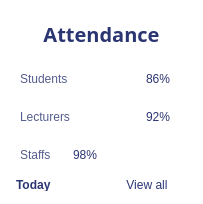
       <widget class="QFrame" name="frame_9">
        <property name="maximumSize">
         <size>
          <width>320</width>
          <height>332</height>
         </size>
        </property>
        <property name="styleSheet">
         <string notr="true">background-color: rgb(255,255,255);
border-radius: 20px;
</string>
        </property>
        <property name="frameShape">
         <enum>QFrame::StyledPanel</enum>
        </property>
        <property name="frameShadow">
         <enum>QFrame::Raised</enum>
        </property>
        <layout class="QGridLayout" name="gridLayout_14" rowstretch="0,0,0">
         <item row="1" column="0">
          <widget class="QFrame" name="frame_24">
           <property name="maximumSize">
            <size>
             <width>320</width>
             <height>282</height>
            </size>
           </property>
           <property name="frameShape">
            <enum>QFrame::StyledPanel</enum>
           </property>
           <property name="frameShadow">
            <enum>QFrame::Raised</enum>
           </property>
           <layout class="QGridLayout" name="gridLayout_55">
            <property name="leftMargin">
             <number>0</number>
            </property>
            <property name="topMargin">
             <number>0</number>
            </property>
            <property name="rightMargin">
             <number>0</number>
            </property>
            <property name="bottomMargin">
             <number>0</number>
            </property>
            <item row="0" column="0">
             <widget class="QFrame" name="frame_65">
              <property name="maximumSize">
               <size>
                <width>16777215</width>
                <height>70</height>
               </size>
              </property>
              <property name="frameShape">
               <enum>QFrame::StyledPanel</enum>
              </property>
              <property name="frameShadow">
               <enum>QFrame::Raised</enum>
              </property>
              <layout class="QGridLayout" name="gridLayout_86">
               <property name="leftMargin">
                <number>0</number>
               </property>
               <property name="topMargin">
                <number>0</number>
               </property>
               <property name="rightMargin">
                <number>0</number>
               </property>
               <property name="bottomMargin">
                <number>0</number>
               </property>
               <property name="verticalSpacing">
                <number>0</number>
               </property>
               <item row="0" column="0">
                <widget class="QFrame" name="frame_114">
                 <property name="maximumSize">
                  <size>
                   <width>210</width>
                   <height>79</height>
                  </size>
                 </property>
                 <property name="frameShape">
                  <enum>QFrame::StyledPanel</enum>
                 </property>
                 <property name="frameShadow">
                  <enum>QFrame::Raised</enum>
                 </property>
                 <layout class="QGridLayout" name="gridLayout_104">
                  <item row="0" column="0">
                   <widget class="QLabel" name="label_56">
                    <property name="minimumSize">
                     <size>
                      <width>120</width>
                      <height>0</height>
                     </size>
                    </property>
                    <property name="maximumSize">
                     <size>
                      <width>230</width>
                      <height>79</height>
                     </size>
                    </property>
                    <property name="styleSheet">
                     <string notr="true">color: #555D8E;
font: 14pt &quot;Arial Rounded MT Bold&quot;;
</string>
                    </property>
                    <property name="text">
                     <string>Students</string>
                    </property>
                   </widget>
                  </item>
                  <item row="0" column="1">
                   <widget class="QLabel" name="label_57">
                    <property name="maximumSize">
                     <size>
                      <width>190</width>
                      <height>79</height>
                     </size>
                    </property>
                    <property name="styleSheet">
                     <string notr="true">color: rgb(43, 53, 114);
font: 14pt &quot;Arial Rounded MT Bold&quot;;</string>
                    </property>
                    <property name="text">
                     <string>86%</string>
                    </property>
                    <property name="alignment">
                     <set>Qt::AlignRight|Qt::AlignTrailing|Qt::AlignVCenter</set>
                    </property>
                   </widget>
                  </item>
                 </layout>
                </widget>
               </item>
               <item row="0" column="1">
                <widget class="QFrame" name="frame_113">
                 <property name="maximumSize">
                  <size>
                   <width>80</width>
                   <height>80</height>
                  </size>
                 </property>
                 <property name="frameShape">
                  <enum>QFrame::StyledPanel</enum>
                 </property>
                 <property name="frameShadow">
                  <enum>QFrame::Raised</enum>
                 </property>
                 <layout class="QGridLayout" name="gridLayout_89">
                  <property name="leftMargin">
                   <number>0</number>
                  </property>
                  <property name="topMargin">
                   <number>0</number>
                  </property>
                  <property name="rightMargin">
                   <number>0</number>
                  </property>
                  <property name="bottomMargin">
                   <number>0</number>
                  </property>
                  <item row="0" column="1">
                   <widget class="QLabel" name="label_36">
                    <property name="maximumSize">
                     <size>
                      <width>80</width>
                      <height>80</height>
                     </size>
                    </property>
                    <property name="styleSheet">
                     <string notr="true">image: url(:/logo/image/student_reading.png);</string>
                    </property>
                    <property name="text">
                     <string/>
                    </property>
                   </widget>
                  </item>
                 </layout>
                </widget>
               </item>
              </layout>
             </widget>
            </item>
            <item row="1" column="0">
             <widget class="QFrame" name="frame_66">
              <property name="maximumSize">
               <size>
                <width>16777215</width>
                <height>70</height>
               </size>
              </property>
              <property name="frameShape">
               <enum>QFrame::StyledPanel</enum>
              </property>
              <property name="frameShadow">
               <enum>QFrame::Raised</enum>
              </property>
              <layout class="QGridLayout" name="gridLayout_87">
               <property name="leftMargin">
                <number>0</number>
               </property>
               <property name="topMargin">
                <number>0</number>
               </property>
               <property name="rightMargin">
                <number>0</number>
               </property>
               <property name="bottomMargin">
                <number>0</number>
               </property>
               <item row="0" column="0">
                <widget class="QFrame" name="frame_115">
                 <property name="maximumSize">
                  <size>
                   <width>210</width>
                   <height>79</height>
                  </size>
                 </property>
                 <property name="frameShape">
                  <enum>QFrame::StyledPanel</enum>
                 </property>
                 <property name="frameShadow">
                  <enum>QFrame::Raised</enum>
                 </property>
                 <layout class="QGridLayout" name="gridLayout_105">
                  <item row="0" column="0">
                   <widget class="QLabel" name="label_58">
                    <property name="minimumSize">
                     <size>
                      <width>120</width>
                      <height>0</height>
                     </size>
                    </property>
                    <property name="maximumSize">
                     <size>
                      <width>220</width>
                      <height>79</height>
                     </size>
                    </property>
                    <property name="styleSheet">
                     <string notr="true">color: #555D8E;
font: 14pt &quot;Arial Rounded MT Bold&quot;;
</string>
                    </property>
                    <property name="text">
                     <string>Lecturers</string>
                    </property>
                   </widget>
                  </item>
                  <item row="0" column="1">
                   <widget class="QLabel" name="label_59">
                    <property name="maximumSize">
                     <size>
                      <width>220</width>
                      <height>79</height>
                     </size>
                    </property>
                    <property name="styleSheet">
                     <string notr="true">color: rgb(43, 53, 114);
font: 14pt &quot;Arial Rounded MT Bold&quot;;</string>
                    </property>
                    <property name="text">
                     <string>92%</string>
                    </property>
                    <property name="alignment">
                     <set>Qt::AlignRight|Qt::AlignTrailing|Qt::AlignVCenter</set>
                    </property>
                   </widget>
                  </item>
                 </layout>
                </widget>
               </item>
               <item row="0" column="1">
                <widget class="QFrame" name="frame_116">
                 <property name="maximumSize">
                  <size>
                   <width>80</width>
                   <height>80</height>
                  </size>
                 </property>
                 <property name="frameShape">
                  <enum>QFrame::StyledPanel</enum>
                 </property>
                 <property name="frameShadow">
                  <enum>QFrame::Raised</enum>
                 </property>
                 <layout class="QGridLayout" name="gridLayout_90">
                  <property name="leftMargin">
                   <number>0</number>
                  </property>
                  <property name="topMargin">
                   <number>0</number>
                  </property>
                  <property name="rightMargin">
                   <number>0</number>
                  </property>
                  <property name="bottomMargin">
                   <number>0</number>
                  </property>
                  <item row="0" column="0">
                   <widget class="QLabel" name="label_37">
                    <property name="styleSheet">
                     <string notr="true">image: url(:/logo/image/lect.png);</string>
                    </property>
                    <property name="text">
                     <string/>
                    </property>
                   </widget>
                  </item>
                 </layout>
                </widget>
               </item>
              </layout>
             </widget>
            </item>
            <item row="2" column="0">
             <widget class="QFrame" name="frame_64">
              <property name="maximumSize">
               <size>
                <width>16777215</width>
                <height>70</height>
               </size>
              </property>
              <property name="frameShape">
               <enum>QFrame::StyledPanel</enum>
              </property>
              <property name="frameShadow">
               <enum>QFrame::Raised</enum>
              </property>
              <layout class="QGridLayout" name="gridLayout_88">
               <property name="leftMargin">
                <number>0</number>
               </property>
               <property name="topMargin">
                <number>0</number>
               </property>
               <property name="rightMargin">
                <number>0</number>
               </property>
               <property name="bottomMargin">
                <number>0</number>
               </property>
               <item row="0" column="0">
                <widget class="QFrame" name="frame_117">
                 <property name="maximumSize">
                  <size>
                   <width>210</width>
                   <height>79</height>
                  </size>
                 </property>
                 <property name="frameShape">
                  <enum>QFrame::StyledPanel</enum>
                 </property>
                 <property name="frameShadow">
                  <enum>QFrame::Raised</enum>
                 </property>
                 <layout class="QGridLayout" name="gridLayout_106">
                  <item row="1" column="1">
                   <widget class="QLabel" name="label_60">
                    <property name="maximumSize">
                     <size>
                      <width>220</width>
                      <height>79</height>
                     </size>
                    </property>
                    <property name="styleSheet">
                     <string notr="true">color: #555D8E;
font: 14pt &quot;Arial Rounded MT Bold&quot;;
</string>
                    </property>
                    <property name="text">
                     <string>Staffs</string>
                    </property>
                   </widget>
                  </item>
                  <item row="1" column="2">
                   <widget class="QLabel" name="label_61">
                    <property name="maximumSize">
                     <size>
                      <width>220</width>
                      <height>79</height>
                     </size>
                    </property>
                    <property name="styleSheet">
                     <string notr="true">color: rgb(43, 53, 114);
font: 14pt &quot;Arial Rounded MT Bold&quot;;</string>
                    </property>
                    <property name="text">
                     <string>98%</string>
                    </property>
                    <property name="alignment">
                     <set>Qt::AlignRight|Qt::AlignTrailing|Qt::AlignVCenter</set>
                    </property>
                   </widget>
                  </item>
                 </layout>
                </widget>
               </item>
               <item row="0" column="1">
                <widget class="QFrame" name="frame_118">
                 <property name="maximumSize">
                  <size>
                   <width>80</width>
                   <height>80</height>
                  </size>
                 </property>
                 <property name="frameShape">
                  <enum>QFrame::StyledPanel</enum>
                 </property>
                 <property name="frameShadow">
                  <enum>QFrame::Raised</enum>
                 </property>
                 <layout class="QGridLayout" name="gridLayout_91">
                  <property name="leftMargin">
                   <number>0</number>
                  </property>
                  <property name="topMargin">
                   <number>0</number>
                  </property>
                  <property name="rightMargin">
                   <number>0</number>
                  </property>
                  <property name="bottomMargin">
                   <number>0</number>
                  </property>
                  <item row="0" column="0">
                   <widget class="QLabel" name="label_38">
                    <property name="styleSheet">
                     <string notr="true">image: url(:/logo/image/employment.png);</string>
                    </property>
                    <property name="text">
                     <string/>
                    </property>
                   </widget>
                  </item>
                 </layout>
                </widget>
               </item>
              </layout>
             </widget>
            </item>
           </layout>
          </widget>
         </item>
         <item row="0" column="0">
          <widget class="QFrame" name="frame_23">
           <property name="maximumSize">
            <size>
             <width>320</width>
             <height>50</height>
            </size>
           </property>
           <property name="frameShape">
            <enum>QFrame::StyledPanel</enum>
           </property>
           <property name="frameShadow">
            <enum>QFrame::Raised</enum>
           </property>
           <layout class="QGridLayout" name="gridLayout_19">
            <item row="0" column="0">
             <widget class="QLabel" name="main_titile_6">
              <property name="maximumSize">
               <size>
                <width>375</width>
                <height>45</height>
               </size>
              </property>
              <property name="font">
               <font>
                <family>Nunito</family>
                <pointsize>-1</pointsize>
                <weight>75</weight>
                <italic>false</italic>
                <bold>true</bold>
               </font>
              </property>
              <property name="styleSheet">
               <string notr="true">color: rgb(43, 53, 114);
font-size: 20px;</string>
              </property>
              <property name="text">
               <string>Attendance</string>
              </property>
              <property name="alignment">
               <set>Qt::AlignCenter</set>
              </property>
             </widget>
            </item>
           </layout>
          </widget>
         </item>
         <item row="2" column="0">
          <widget class="QFrame" name="frame_58">
           <property name="maximumSize">
            <size>
             <width>16777215</width>
             <height>20</height>
            </size>
           </property>
           <property name="frameShape">
            <enum>QFrame::StyledPanel</enum>
           </property>
           <property name="frameShadow">
            <enum>QFrame::Raised</enum>
           </property>
           <layout class="QGridLayout" name="gridLayout_48">
            <property name="leftMargin">
             <number>0</number>
            </property>
            <property name="topMargin">
             <number>0</number>
            </property>
            <property name="rightMargin">
             <number>0</number>
            </property>
            <property name="bottomMargin">
             <number>0</number>
            </property>
            <property name="spacing">
             <number>0</number>
            </property>
            <item row="0" column="1">
             <widget class="QPushButton" name="pushButton_5">
              <property name="maximumSize">
               <size>
                <width>16777215</width>
                <height>20</height>
               </size>
              </property>
              <property name="styleSheet">
               <string notr="true">color: #2B3572;
font: 10pt &quot;Nunito&quot;;</string>
              </property>
              <property name="text">
               <string>View all</string>
              </property>
             </widget>
            </item>
            <item row="0" column="0">
             <widget class="QComboBox" name="comboBox_5">
              <property name="styleSheet">
               <string notr="true">QComboBox{
color: #2B3572;
font: 10pt &quot;Nunito&quot;;
font: bold;
}
QComboBox::drop-down 
{
    border: 0px; /* This seems to replace the whole arrow of the combo box */
}

/* Define a new custom arrow icon for the combo box */
QComboBox::down-arrow {
    
	image: url(:/logo/image/caret-down-fill.png);
    width: 20px;
    height: 20px;
}
</string>
              </property>
              <item>
               <property name="text">
                <string>Today</string>
               </property>
              </item>
              <item>
               <property name="text">
                <string>Yesterday</string>
               </property>
              </item>
              <item>
               <property name="text">
                <string>This Week</string>
               </property>
              </item>
              <item>
               <property name="text">
                <string>This Month</string>
               </property>
              </item>
             </widget>
            </item>
           </layout>
          </widget>
         </item>
        </layout>
       </widget>
